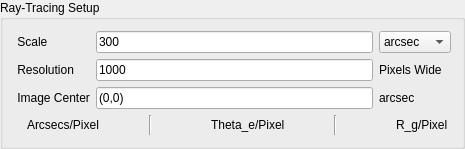
          <widget class="QGroupBox" name="canvasSetupBox">
           <property name="title">
            <string>Ray-Tracing Setup</string>
           </property>
           <layout class="QVBoxLayout" name="verticalLayout_7">
            <item>
             <layout class="QGridLayout" name="gridLayout_2">
              <item row="0" column="1">
               <widget class="QLineEdit" name="scaleInput">
                <property name="enabled">
                 <bool>true</bool>
                </property>
                <property name="text">
                 <string>300</string>
                </property>
               </widget>
              </item>
              <item row="0" column="0">
               <widget class="QLabel" name="label_21">
                <property name="text">
                 <string> Scale</string>
                </property>
               </widget>
              </item>
              <item row="1" column="0">
               <widget class="QLabel" name="label_20">
                <property name="text">
                 <string> Resolution</string>
                </property>
               </widget>
              </item>
              <item row="1" column="1">
               <widget class="QLineEdit" name="dimensionInput">
                <property name="enabled">
                 <bool>true</bool>
                </property>
                <property name="text">
                 <string>1000</string>
                </property>
               </widget>
              </item>
              <item row="1" column="2">
               <widget class="QLabel" name="label_26">
                <property name="text">
                 <string>Pixels Wide </string>
                </property>
               </widget>
              </item>
              <item row="2" column="0">
               <widget class="QLabel" name="label_18">
                <property name="text">
                 <string> Image Center</string>
                </property>
               </widget>
              </item>
              <item row="2" column="2">
               <widget class="QLabel" name="label_24">
                <property name="text">
                 <string>arcsec</string>
                </property>
               </widget>
              </item>
              <item row="2" column="1">
               <widget class="QLineEdit" name="gCenter">
                <property name="text">
                 <string>(0,0)</string>
                </property>
               </widget>
              </item>
              <item row="0" column="2">
               <widget class="QComboBox" name="scaleUnitOption">
                <item>
                 <property name="text">
                  <string>arcsec</string>
                 </property>
                </item>
                <item>
                 <property name="text">
                  <string>uas</string>
                 </property>
                </item>
                <item>
                 <property name="text">
                  <string>r_g</string>
                 </property>
                </item>
                <item>
                 <property name="text">
                  <string notr="true">theta_E</string>
                 </property>
                </item>
               </widget>
              </item>
             </layout>
            </item>
            <item>
             <layout class="QHBoxLayout" name="horizontalLayout_10">
              <item>
               <widget class="QLabel" name="pixelAngleLabel_angle">
                <property name="text">
                 <string/>
                </property>
               </widget>
              </item>
              <item>
               <widget class="QLabel" name="label_36">
                <property name="text">
                 <string>Arcsecs/Pixel </string>
                </property>
               </widget>
              </item>
              <item>
               <spacer name="horizontalSpacer_5">
                <property name="orientation">
                 <enum>Qt::Horizontal</enum>
                </property>
                <property name="sizeHint" stdset="0">
                 <size>
                  <width>40</width>
                  <height>20</height>
                 </size>
                </property>
               </spacer>
              </item>
              <item>
               <widget class="Line" name="line">
                <property name="orientation">
                 <enum>Qt::Vertical</enum>
                </property>
               </widget>
              </item>
              <item>
               <spacer name="horizontalSpacer_7">
                <property name="orientation">
                 <enum>Qt::Horizontal</enum>
                </property>
                <property name="sizeHint" stdset="0">
                 <size>
                  <width>40</width>
                  <height>20</height>
                 </size>
                </property>
               </spacer>
              </item>
              <item>
               <widget class="QLabel" name="pixelAngleLabel_thetaE">
                <property name="text">
                 <string/>
                </property>
               </widget>
              </item>
              <item>
               <widget class="QLabel" name="label_35">
                <property name="text">
                 <string>Theta_e/Pixel </string>
                </property>
               </widget>
              </item>
              <item>
               <spacer name="horizontalSpacer_6">
                <property name="orientation">
                 <enum>Qt::Horizontal</enum>
                </property>
                <property name="sizeHint" stdset="0">
                 <size>
                  <width>40</width>
                  <height>20</height>
                 </size>
                </property>
               </spacer>
              </item>
              <item>
               <widget class="Line" name="line_2">
                <property name="orientation">
                 <enum>Qt::Vertical</enum>
                </property>
               </widget>
              </item>
              <item>
               <spacer name="horizontalSpacer_8">
                <property name="orientation">
                 <enum>Qt::Horizontal</enum>
                </property>
                <property name="sizeHint" stdset="0">
                 <size>
                  <width>40</width>
                  <height>20</height>
                 </size>
                </property>
               </spacer>
              </item>
              <item>
               <widget class="QLabel" name="pixelAngleLabel_Rg">
                <property name="text">
                 <string/>
                </property>
               </widget>
              </item>
              <item>
               <widget class="QLabel" name="label_34">
                <property name="text">
                 <string>R_g/Pixel </string>
                </property>
               </widget>
              </item>
             </layout>
            </item>
           </layout>
          </widget>
